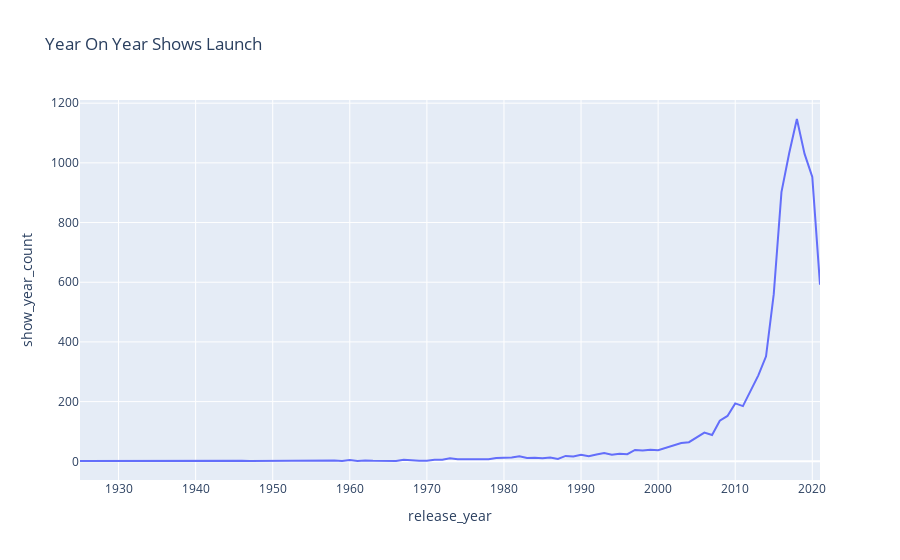

Notebook code cell kept with this figure:
### Code cell
fig=px.line(df2_year,y='show_year_count',x=df2_year.index,title='Year On Year Shows Launch')
fig.show()

### Figure 1 — Plotly figure (JSON) as saved in the notebook; plotly's stock layout.template omitted (floating-point values rounded to 4 significant figures)
{"data": [{"hovertemplate": "release_year=%{x}<br>show_year_count=%{y}<extra></extra>", "legendgroup": "", "line": {"color": "#636efa", "dash": "solid"}, "marker": {"symbol": "circle"}, "mode": "lines", "name": "", "orientation": "v", "showlegend": false, "type": "scatter", "x": [1925, 1942, 1943, 1944, 1945, 1946, 1947, 1954, 1955, 1956, 1958, 1959, 1960, 1961, 1962, 1963, 1964, 1965, 1966, 1967, 1968, 1969, 1970, 1971, 1972, 1973, 1974, 1975, 1976, 1977, 1978, 1979, 1980, 1981, 1982, 1983, 1984, 1985, 1986, 1987, 1988, 1989, 1990, 1991, 1992, 1993, 1994, 1995, 1996, 1997, 1998, 1999, 2000, 2001, 2002, 2003, 2004, 2005, 2006, 2007, 2008, 2009, 2010, 2011, 2012, 2013, 2014, 2015, 2016, 2017, 2018, 2019, 2020, 2021], "xaxis": "x", "y": [1, 2, 3, 3, 4, 2, 1, 2, 3, 2, 3, 1, 4, 1, 3, 2, 2, 2, 1, 5, 3, 2, 2, 5, 5, 10, 7, 7, 9, 7, 7, 11, 11, 13, 17, 11, 12, 10, 13, 8, 18, 16, 22, 17, 23, 28, 22, 25, 24, 38, 36, 39, 37, 45, 51, 61, 64, 80, 96, 88, 136, 152, 194, 185, 237, 288, 352, 560, 902, 1032, 1147, 1030, 953, 592], "yaxis": "y"}], "layout": {"legend": {"tracegroupgap": 0}, "title": {"text": "Year On Year Shows Launch"}, "xaxis": {"anchor": "y", "domain": [0, 1], "title": {"text": "release_year"}}, "yaxis": {"anchor": "x", "domain": [0, 1], "title": {"text": "show_year_count"}}}}
